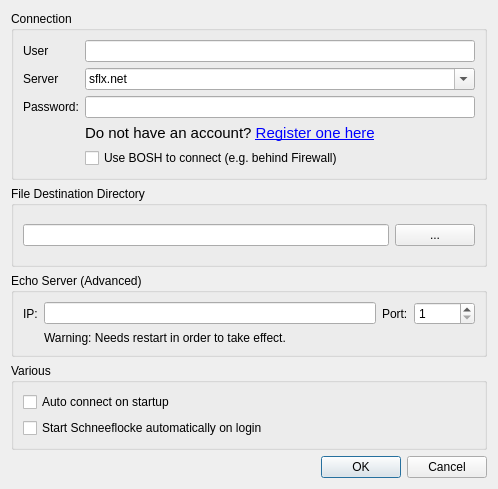
<?xml version="1.0" encoding="UTF-8"?>
<ui version="4.0">
 <class>SettingsWindow</class>
 <widget class="QWidget" name="SettingsWindow">
  <property name="geometry">
   <rect>
    <x>0</x>
    <y>0</y>
    <width>498</width>
    <height>489</height>
   </rect>
  </property>
  <property name="windowTitle">
   <string>Settings</string>
  </property>
  <layout class="QGridLayout" name="gridLayout">
   <item row="0" column="0">
    <widget class="QGroupBox" name="groupBox">
     <property name="title">
      <string>Connection</string>
     </property>
     <layout class="QGridLayout" name="gridLayout_2">
      <item row="1" column="0">
       <widget class="QLabel" name="label">
        <property name="text">
         <string>User</string>
        </property>
       </widget>
      </item>
      <item row="1" column="1">
       <widget class="QLineEdit" name="usernameEdit"/>
      </item>
      <item row="3" column="0">
       <widget class="QLabel" name="label_2">
        <property name="text">
         <string>Password:</string>
        </property>
       </widget>
      </item>
      <item row="3" column="1">
       <widget class="QLineEdit" name="passwordEdit">
        <property name="inputMethodHints">
         <set>Qt::ImhHiddenText|Qt::ImhNoAutoUppercase|Qt::ImhNoPredictiveText</set>
        </property>
        <property name="echoMode">
         <enum>QLineEdit::Password</enum>
        </property>
       </widget>
      </item>
      <item row="2" column="1">
       <widget class="QComboBox" name="serverEdit">
        <property name="editable">
         <bool>true</bool>
        </property>
        <item>
         <property name="text">
          <string>sflx.net</string>
         </property>
        </item>
       </widget>
      </item>
      <item row="2" column="0">
       <widget class="QLabel" name="label_6">
        <property name="text">
         <string>Server</string>
        </property>
       </widget>
      </item>
      <item row="5" column="1">
       <widget class="QCheckBox" name="useBoshCheckBox">
        <property name="text">
         <string>Use BOSH to connect (e.g. behind Firewall)</string>
        </property>
       </widget>
      </item>
      <item row="4" column="1">
       <widget class="QLabel" name="label_7">
        <property name="text">
         <string>&lt;!DOCTYPE HTML PUBLIC &quot;-//W3C//DTD HTML 4.0//EN&quot; &quot;http://www.w3.org/TR/REC-html40/strict.dtd&quot;&gt;
&lt;html&gt;&lt;head&gt;&lt;meta name=&quot;qrichtext&quot; content=&quot;1&quot; /&gt;&lt;style type=&quot;text/css&quot;&gt;
p, li { white-space: pre-wrap; }
&lt;/style&gt;&lt;/head&gt;&lt;body style=&quot; font-family:'Ubuntu'; font-size:11pt; font-weight:400; font-style:normal;&quot;&gt;
&lt;p style=&quot; margin-top:0px; margin-bottom:0px; margin-left:0px; margin-right:0px; -qt-block-indent:0; text-indent:0px;&quot;&gt;Do not have an account? &lt;a href=&quot;http://sflx.net/register&quot;&gt;&lt;span style=&quot; text-decoration: underline; color:#0000ff;&quot;&gt;Register one here&lt;/span&gt;&lt;/a&gt;&lt;/p&gt;&lt;/body&gt;&lt;/html&gt;</string>
        </property>
        <property name="openExternalLinks">
         <bool>true</bool>
        </property>
       </widget>
      </item>
     </layout>
    </widget>
   </item>
   <item row="2" column="0">
    <widget class="QGroupBox" name="groupBox_2">
     <property name="title">
      <string>File Destination Directory</string>
     </property>
     <layout class="QGridLayout" name="gridLayout_3">
      <item row="1" column="0">
       <widget class="QLineEdit" name="fileDestinationEdit"/>
      </item>
      <item row="1" column="1">
       <widget class="QPushButton" name="fileDestinationChooseButton">
        <property name="text">
         <string>...</string>
        </property>
       </widget>
      </item>
     </layout>
    </widget>
   </item>
   <item row="5" column="0">
    <widget class="QDialogButtonBox" name="buttonBox">
     <property name="standardButtons">
      <set>QDialogButtonBox::Cancel|QDialogButtonBox::Ok</set>
     </property>
    </widget>
   </item>
   <item row="3" column="0">
    <widget class="QGroupBox" name="groupBox_3">
     <property name="title">
      <string>Echo Server (Advanced)</string>
     </property>
     <layout class="QGridLayout" name="gridLayout_4">
      <item row="0" column="0">
       <widget class="QLabel" name="label_3">
        <property name="text">
         <string>IP:</string>
        </property>
       </widget>
      </item>
      <item row="0" column="2">
       <widget class="QLineEdit" name="echoServerIpEdit"/>
      </item>
      <item row="0" column="3">
       <widget class="QLabel" name="label_4">
        <property name="text">
         <string>Port:</string>
        </property>
       </widget>
      </item>
      <item row="0" column="4">
       <widget class="QSpinBox" name="echoServerPortEdit">
        <property name="minimum">
         <number>1</number>
        </property>
        <property name="maximum">
         <number>32767</number>
        </property>
       </widget>
      </item>
      <item row="1" column="2">
       <widget class="QLabel" name="label_5">
        <property name="text">
         <string>Warning: Needs restart in order to take effect.</string>
        </property>
       </widget>
      </item>
     </layout>
    </widget>
   </item>
   <item row="4" column="0">
    <widget class="QGroupBox" name="groupBox_4">
     <property name="title">
      <string>Various</string>
     </property>
     <layout class="QVBoxLayout" name="verticalLayout">
      <item>
       <widget class="QCheckBox" name="autoConnectCheckBox">
        <property name="text">
         <string>Auto connect on startup</string>
        </property>
       </widget>
      </item>
      <item>
       <widget class="QCheckBox" name="autostartCheckBox">
        <property name="text">
         <string>Start Schneeflocke automatically on login</string>
        </property>
       </widget>
      </item>
     </layout>
    </widget>
   </item>
  </layout>
 </widget>
 <tabstops>
  <tabstop>buttonBox</tabstop>
  <tabstop>usernameEdit</tabstop>
  <tabstop>serverEdit</tabstop>
  <tabstop>passwordEdit</tabstop>
  <tabstop>fileDestinationEdit</tabstop>
  <tabstop>fileDestinationChooseButton</tabstop>
  <tabstop>echoServerIpEdit</tabstop>
  <tabstop>echoServerPortEdit</tabstop>
 </tabstops>
 <resources/>
 <connections>
  <connection>
   <sender>buttonBox</sender>
   <signal>rejected()</signal>
   <receiver>SettingsWindow</receiver>
   <slot>close()</slot>
   <hints>
    <hint type="sourcelabel">
     <x>162</x>
     <y>139</y>
    </hint>
    <hint type="destinationlabel">
     <x>2</x>
     <y>98</y>
    </hint>
   </hints>
  </connection>
 </connections>
</ui>
